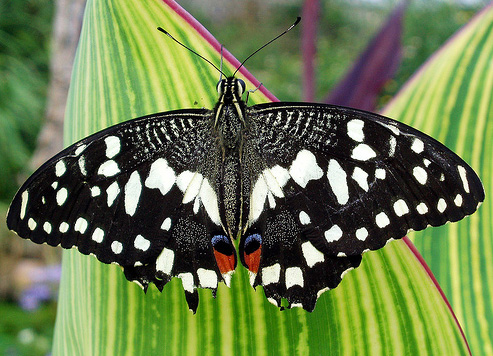
%> input picture Scale-space blob detection/data/butterfly.jpg, 493 x 356 px
$ octave --eval "result = detectBlobsScaleFilter(imread('../data/butterfly.jpg'));"   (GNU Octave 9; MATLAB toolbox functions it lacks are replaced by stand-ins)
%> lines starting %> are read from the running program, lines starting %| are printed output that depends on the picture
function blobs = detectBlobsScaleFilter(im)
% DETECTBLOBS detects blobs in an image
%   BLOBS = DETECTBLOBSSCALEFILTER(IM, PARAM) detects multi-scale blobs in IM.
%   The method uses the Laplacian of Gaussian filter to find blobs across
%   scale space. This version of the code scales the filter and keeps the
%   image same which is slow for big filters.
%
% Input:
%   IM - input image
%
% Ouput:
%   BLOBS - n x 4 array with blob in each row in (x, y, radius, score)
%
% This code is part of:
%
%   CMPSCI 670: Computer Vision, Fall 2014
%   University of Massachusetts, Amherst
%   Instructor: Subhransu Maji
%
%   Homework 3: Blob detector


% Dummy - returns a blob at the center of the image
% blobs = round([size(im,2)*0.5 size(im,1)*0.5 0.25*min(size(im,1), size(im,2)) 1]);
im = rgb2gray(im); im = im2double(im);
%> after `im = rgb2gray(im)`:
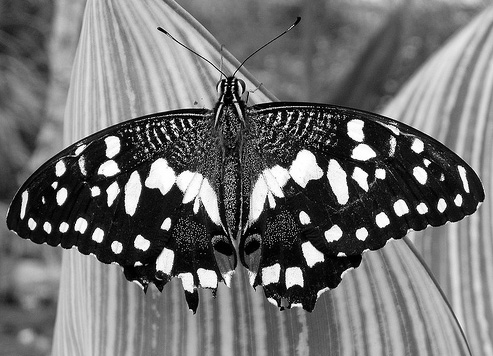
%> im: size 356x493 uint8; min 0, max 255, mean 113.3
[h,w,n] = size(im);
%> h = 356; w = 493; n = 1
scaleSpace = zeros(h, w, n);
template = zeros(h, w, n);
max_candi = zeros(h, w, n);
blobs = zeros(1,4);
% initial the scale
scale = 1;

for i = 1:11
    k = 2*(scale^i);
    Hsize = 6*ceil(k);
    H = k^2 * fspecial('log', Hsize, k);
    scaleSpace(:,:,i) = imfilter(im, H, 'replicate');
    scaleSpace(:,:,i) = abs(scaleSpace(:,:,i));

    template(:,:,i) = ordfilt2(scaleSpace(:,:,i), 25, ones(5));
    %template(:,:,i+1) = ordfilt2(scaleSpace(:,:,i+1), (2*ceil(0.3*(i+1))+1)^2, ones(2*ceil(0.3*(i+1))+1));

    maxCandiTem = template(:,:,i);
    maxCandiTem(template(:,:,i) ~= scaleSpace(:,:,i)) = 0;
    max_candi(:,:,i) = maxCandiTem;

    scale = scale + 0.02;
end
%> this loop made 11 passes
%> pass 1, in detectBlobsScaleFilter, `maxCandiTem = template(:,:,i);`:
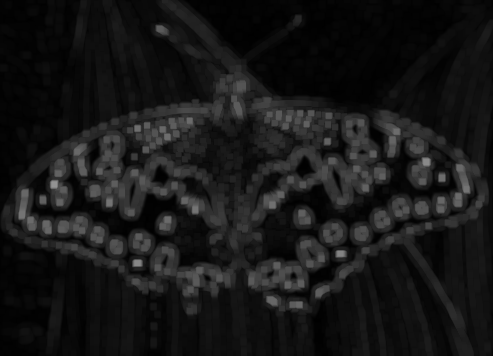
%> maxCandiTem: size 356x493 double; min 0.00204, max 0.578, mean 0.0918
%> after the loop, scale = 1.22


NumBlobs = 0;
for i = 0:10
    [MaxPosition_row, MaxPosition_col] = find(max_candi(:,:,i+1)>0);
    for j=1:size(MaxPosition_row)
        candidate = max_candi(MaxPosition_row(j), MaxPosition_col(j), i+1);
        if(candidate ~= max(template(MaxPosition_row(j), MaxPosition_col(j),:)) )
            continue;
        end

        if(candidate > 0.05 )
            NumBlobs = NumBlobs + 1;
            blobs(NumBlobs, :) = [MaxPosition_col(j), MaxPosition_row(j),1.414*2*((1+0.0231*i)^i), candidate];
        end
    end
end
%> after the loop, NumBlobs = 1195; blobs = 1195 rows, first 8: [5 225 2.83 0.0951; 8 210 2.83 0.161; 15 233 2.83 0.192; 22 190 2.83 0.192; 27 218 2.83 0.249; 43 200 2.83 0.378; 45 244 2.83 0.196; 59 188 2.83 0.307]
%> `result = detectBlobsScaleFilter(imread('../data/butterfly.jpg'));`: result has the same summary as blobs in detectBlobsScaleFilter

$ run again, on Scale-space blob detection/data/einstein.jpg
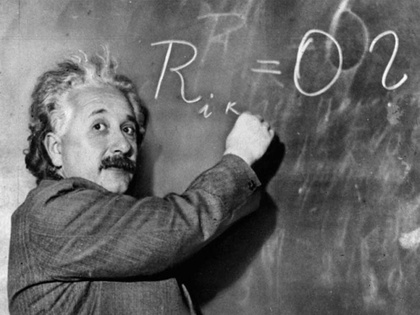
%> input picture Scale-space blob detection/data/einstein.jpg, 420 x 315 px, shrunk from 640 x 480 before the run
%> im: size 315x420 double
%> the loop in detectBlobsScaleFilter, `for i = 1:11` made 11 passes
%> pass 1, in detectBlobsScaleFilter, `maxCandiTem = template(:,:,i);`:
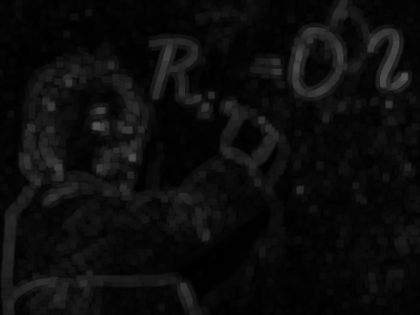
%> maxCandiTem: size 315x420 double; min 0.000338, max 0.325, mean 0.0499
%> after the loop in detectBlobsScaleFilter, `for i = 1:11`: scale = 1.22
%> after the loop in detectBlobsScaleFilter, `for i = 0:10`: NumBlobs = 638; blobs = 638 rows, first 8: [6 266 2.83 0.129; 7 259 2.83 0.124; 7 304 2.83 0.115; 10 268 2.83 0.13; 10 274 2.83 0.125; 29 133 2.83 0.147; 34 186 2.83 0.108; 34 302 2.83 0.091]
%> result has the same summary as blobs in detectBlobsScaleFilter
